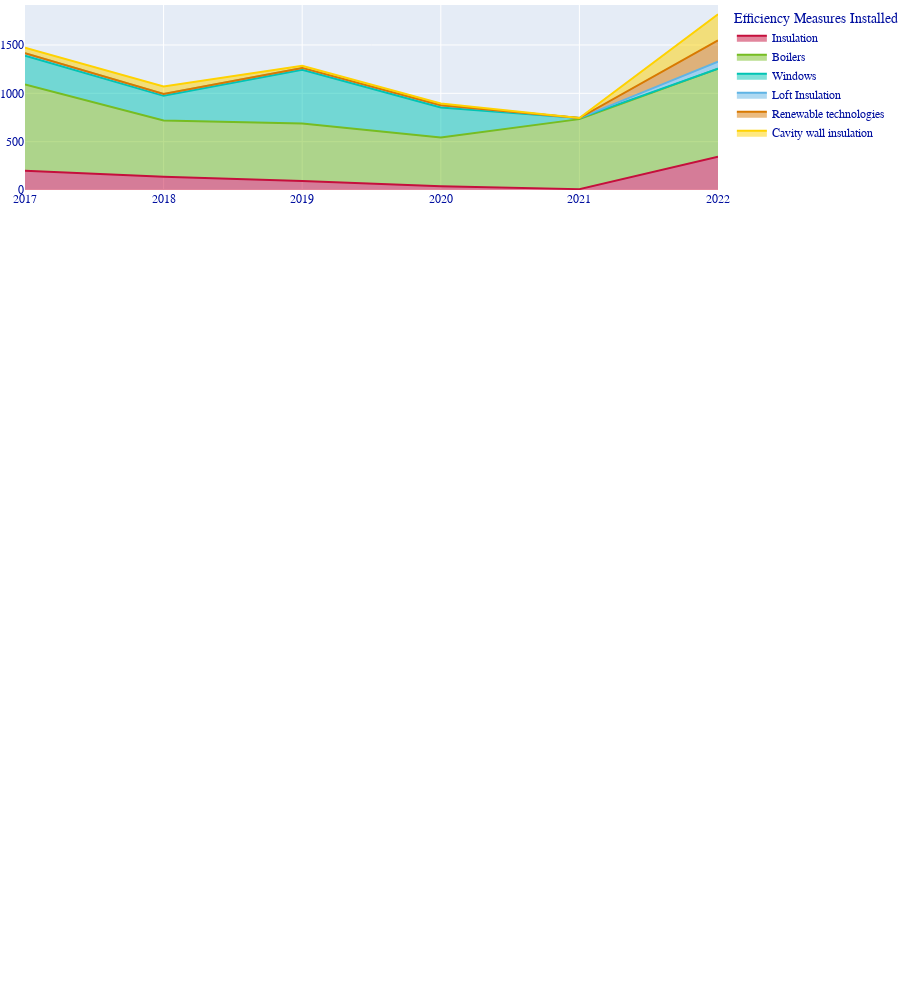

Notebook cell for this chart:
### Markdown cell above
# Installs area plot

### Code cell
#read data
installs_csv = pd.read_csv('Data/LA_efficiency_measures.csv')
# Delete non-relavant column 
installs_data = installs_csv.drop('Total Installation of Energy Efficiency Measures', axis=1)
# change wide to long
installs_data = pd.melt(installs_data, id_vars='Financial Year End')
#rename columns
installs_data.rename(columns={'variable': 'Efficiency Measures Installed',
                              'value': 'Installs',
                             }, inplace=True)
#specify plot colours
color_range = ["#c50f3c", "#76bd22",'#00c4b4','#5fb4e5','#d87900','#ffd200']
#plot areamap
installs_area = px.area(installs_data, x="Financial Year End", y="Installs", color="Efficiency Measures Installed",line_group = "Efficiency Measures Installed",
                     color_discrete_sequence=color_range,height = 1000)

installs_area.update_layout(
    font={"family": "Poppins",'color': '#000f9f'},
    font_size=12,
    margin=dict(
        l=0,   # left margin
        r=0,   # right margin
        t=5,   # top margin
        b=810    # bottom margin
    ),
)


installs_area.update_xaxes(title=None)
installs_area.update_yaxes(title=None)

installs_area.show()

### Figure 1 — Plotly figure (JSON) as saved in the notebook; plotly's stock layout.template omitted (floating-point values rounded to 4 significant figures)
{"data": [{"hovertemplate": "Efficiency Measures Installed=Insulation<br>Financial Year End=%{x}<br>Installs=%{y}<extra></extra>", "legendgroup": "Insulation", "line": {"color": "#c50f3c"}, "mode": "lines", "name": "Insulation", "orientation": "v", "showlegend": true, "stackgroup": "1", "type": "scatter", "x": [2017, 2018, 2019, 2020, 2021, 2022], "xaxis": "x", "y": [198, 138, 92, 40, 9, 345], "yaxis": "y"}, {"hovertemplate": "Efficiency Measures Installed=Boilers<br>Financial Year End=%{x}<br>Installs=%{y}<extra></extra>", "legendgroup": "Boilers", "line": {"color": "#76bd22"}, "mode": "lines", "name": "Boilers", "orientation": "v", "showlegend": true, "stackgroup": "1", "type": "scatter", "x": [2017, 2018, 2019, 2020, 2021, 2022], "xaxis": "x", "y": [894, 580, 596, 502, 724, 909], "yaxis": "y"}, {"hovertemplate": "Efficiency Measures Installed=Windows<br>Financial Year End=%{x}<br>Installs=%{y}<extra></extra>", "legendgroup": "Windows", "line": {"color": "#00c4b4"}, "mode": "lines", "name": "Windows", "orientation": "v", "showlegend": true, "stackgroup": "1", "type": "scatter", "x": [2017, 2018, 2019, 2020, 2021, 2022], "xaxis": "x", "y": [297, 256, 556, 312, 11, 0], "yaxis": "y"}, {"hovertemplate": "Efficiency Measures Installed=Loft Insulation<br>Financial Year End=%{x}<br>Installs=%{y}<extra></extra>", "legendgroup": "Loft Insulation", "line": {"color": "#5fb4e5"}, "mode": "lines", "name": "Loft Insulation", "orientation": "v", "showlegend": true, "stackgroup": "1", "type": "scatter", "x": [2017, 2018, 2019, 2020, 2021, 2022], "xaxis": "x", "y": [26, 20, 19, 22, 0, 74], "yaxis": "y"}, {"hovertemplate": "Efficiency Measures Installed=Renewable technologies<br>Financial Year End=%{x}<br>Installs=%{y}<extra></extra>", "legendgroup": "Renewable technologies", "line": {"color": "#d87900"}, "mode": "lines", "name": "Renewable technologies", "orientation": "v", "showlegend": true, "stackgroup": "1", "type": "scatter", "x": [2017, 2018, 2019, 2020, 2021, 2022], "xaxis": "x", "y": [0, 0, 0, 1, 0, 219], "yaxis": "y"}, {"hovertemplate": "Efficiency Measures Installed=Cavity wall insulation<br>Financial Year End=%{x}<br>Installs=%{y}<extra></extra>", "legendgroup": "Cavity wall insulation", "line": {"color": "#ffd200"}, "mode": "lines", "name": "Cavity wall insulation", "orientation": "v", "showlegend": true, "stackgroup": "1", "type": "scatter", "x": [2017, 2018, 2019, 2020, 2021, 2022], "xaxis": "x", "y": [56, 76, 21, 18, 0, 271], "yaxis": "y"}], "layout": {"font": {"color": "#000f9f", "family": "Poppins", "size": 12}, "height": 1000, "legend": {"title": {"text": "Efficiency Measures Installed"}, "tracegroupgap": 0}, "margin": {"b": 810, "l": 0, "r": 0, "t": 5}, "xaxis": {"anchor": "y", "domain": [0, 1], "title": {}}, "yaxis": {"anchor": "x", "domain": [0, 1], "title": {}}}}
